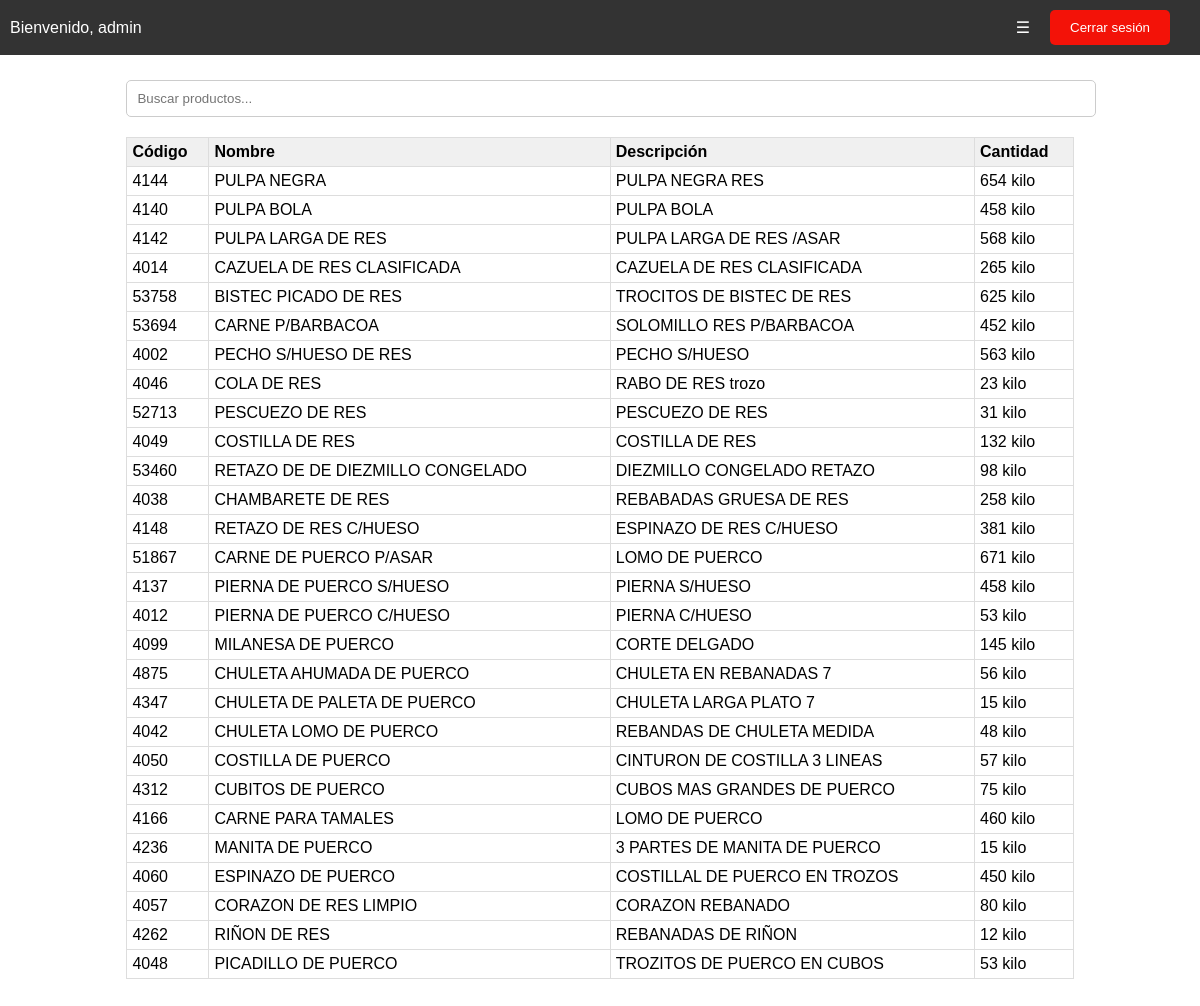
Page /buscar.php (signed in) on the committed database.
### tables this page shows
CREATE TABLE `add_product` (
  `id` int(11) NOT NULL,
  `codigo` varchar(50) NOT NULL,
  `nombre` varchar(255) NOT NULL,
  `descripcion` text NOT NULL,
  `variante` varchar(100) NOT NULL,
  `cantidad` int(11) NOT NULL,
  `unidad_medida` enum('pieza','kilo') NOT NULL DEFAULT 'pieza',
  `cantidad_minima` int(11) DEFAULT NULL,
  `cantidad_maxima` int(11) DEFAULT NULL,
  `excedente` int(11) DEFAULT NULL
);

### buscar.php (the view, shortened to what this page needs)
<!DOCTYPE html>
<html>
<head>
</head>
<body>
    <div class="nav-bar">
        <ul>
            <li style="margin-right: auto;">Bienvenido, <?php echo $_SESSION['username']; ?></li>
            <li><a href="#" class="menu-btn">&#9776;</a>
            </li>
            <li><button class="logout-btn" id="logout-btn">Cerrar sesión</button></li>
        </ul>
    </div>
    <div class="container">
        <input type="text" id="search-bar" class="search-bar" placeholder="Buscar productos...">
        <table id="product-table">
            <tr>
                <th>Código</th>
                <th>Nombre</th>
                <th>Descripción</th>
                <th>Cantidad</th>
            </tr>
            <?php
            include('conexion.php');
            $query = "SELECT * FROM add_product ORDER BY id DESC";
            $result = $conn->query($query);
            while ($row = $result->fetch_assoc()) {
                echo "<tr>";
                echo "<td>" . $row['codigo'] . "</td>";
                echo "<td>" . $row['nombre'] . "</td>";
                echo "<td>" . $row['descripcion'] . "</td>";
                echo "<td>" . $row['cantidad'] . " " . $row['unidad_medida'] . "</td>";
                echo "</tr>";
            }
            ?>
        </table>
    </div>
</body>
</html>

### buscar.php (style rules this page uses)
body { font-family: Arial, sans-serif; }
.nav-bar { position: fixed; top: 0; left: 0; width: 100%; background-color: #333; color: #fff; padding: 10px; text-align: right; z-index: 1000; box-sizing: border-box; }
.nav-bar ul { list-style: none; margin: 0; padding: 0; display: flex; justify-content: space-between; align-items: center; }
.nav-bar ul li { margin-right: 20px; position: relative; }
.nav-bar a { color: #fff; text-decoration: none; }
.logout-btn { background-color: #f31208; color: #fff; padding: 10px 20px; border: none; border-radius: 5px; cursor: pointer; }
.container { width: 80%; margin: 80px auto 40px auto; justify-content: space-between; }
.search-bar { width: 100%; padding: 10px; border: 1px solid #ccc; border-radius: 5px; margin-bottom: 20px; }
table { border-collapse: collapse; width: 100%; }
th, td { border: 1px solid #ddd; padding: 5px; text-align: left; }
th { background-color: #f0f0f0; }

### rows in the picture
add_product: codigo "4144", nombre "PULPA NEGRA", descripcion "PULPA NEGRA RES", cantidad "654", unidad_medida "kilo"
add_product: codigo "4140", nombre "PULPA BOLA", descripcion "PULPA BOLA", cantidad "458", unidad_medida "kilo"
add_product: codigo "4142", nombre "PULPA LARGA DE RES", descripcion "PULPA LARGA DE RES /ASAR", cantidad "568", unidad_medida "kilo"
add_product: codigo "4014", nombre "CAZUELA DE RES CLASIFICADA", descripcion "CAZUELA DE RES CLASIFICADA", cantidad "265", unidad_medida "kilo"
add_product: codigo "53758", nombre "BISTEC PICADO DE RES", descripcion "TROCITOS DE BISTEC DE RES", cantidad "625", unidad_medida "kilo"
add_product: codigo "53694", nombre "CARNE P/BARBACOA", descripcion "SOLOMILLO RES P/BARBACOA", cantidad "452", unidad_medida "kilo"
add_product: codigo "4002", nombre "PECHO S/HUESO DE RES", descripcion "PECHO S/HUESO", cantidad "563", unidad_medida "kilo"
add_product: codigo "4046", nombre "COLA DE RES", descripcion "RABO DE RES trozo", cantidad "23", unidad_medida "kilo"
add_product: codigo "52713", nombre "PESCUEZO DE RES", descripcion "PESCUEZO DE RES", cantidad "31", unidad_medida "kilo"
add_product: codigo "4049", nombre "COSTILLA DE RES", descripcion "COSTILLA DE RES", cantidad "132", unidad_medida "kilo"
add_product: codigo "53460", nombre "RETAZO DE DE DIEZMILLO CONGELADO", descripcion "DIEZMILLO CONGELADO RETAZO", cantidad "98", unidad_medida "kilo"
add_product: codigo "4038", nombre "CHAMBARETE DE RES", descripcion "REBABADAS GRUESA DE RES", cantidad "258", unidad_medida "kilo"
add_product: codigo "4148", nombre "RETAZO DE RES C/HUESO", descripcion "ESPINAZO DE RES C/HUESO", cantidad "381", unidad_medida "kilo"
add_product: codigo "51867", nombre "CARNE DE PUERCO P/ASAR", descripcion "LOMO DE PUERCO", cantidad "671", unidad_medida "kilo"
add_product: codigo "4137", nombre "PIERNA DE PUERCO S/HUESO", descripcion "PIERNA S/HUESO", cantidad "458", unidad_medida "kilo"
add_product: codigo "4012", nombre "PIERNA DE PUERCO C/HUESO", descripcion "PIERNA C/HUESO", cantidad "53", unidad_medida "kilo"
add_product: codigo "4099", nombre "MILANESA DE PUERCO", descripcion "CORTE DELGADO", cantidad "145", unidad_medida "kilo"
add_product: codigo "4875", nombre "CHULETA AHUMADA DE PUERCO", descripcion "CHULETA EN REBANADAS 7", cantidad "56", unidad_medida "kilo"
add_product: codigo "4347", nombre "CHULETA DE PALETA DE PUERCO", descripcion "CHULETA LARGA PLATO 7", cantidad "15", unidad_medida "kilo"
add_product: codigo "4042", nombre "CHULETA LOMO DE PUERCO", descripcion "REBANDAS DE CHULETA MEDIDA", cantidad "48", unidad_medida "kilo"
add_product: codigo "4050", nombre "COSTILLA DE PUERCO", descripcion "CINTURON DE COSTILLA 3 LINEAS", cantidad "57", unidad_medida "kilo"
add_product: codigo "4312", nombre "CUBITOS DE PUERCO", descripcion "CUBOS MAS GRANDES DE PUERCO", cantidad "75", unidad_medida "kilo"
add_product: codigo "4166", nombre "CARNE PARA TAMALES", descripcion "LOMO DE PUERCO", cantidad "460", unidad_medida "kilo"
add_product: codigo "4236", nombre "MANITA DE PUERCO", descripcion "3 PARTES DE MANITA DE PUERCO", cantidad "15", unidad_medida "kilo"
add_product: codigo "4060", nombre "ESPINAZO DE PUERCO", descripcion "COSTILLAL DE PUERCO EN TROZOS", cantidad "450", unidad_medida "kilo"
add_product: codigo "4057", nombre "CORAZON DE RES LIMPIO", descripcion "CORAZON REBANADO", cantidad "80", unidad_medida "kilo"
add_product: codigo "4262", nombre "RIÑON DE RES", descripcion "REBANADAS DE RIÑON", cantidad "12", unidad_medida "kilo"
add_product: codigo "4048", nombre "PICADILLO DE PUERCO", descripcion "TROZITOS DE PUERCO EN CUBOS", cantidad "53", unidad_medida "kilo"

### other values in the picture
$_SESSION['username'] "admin"
